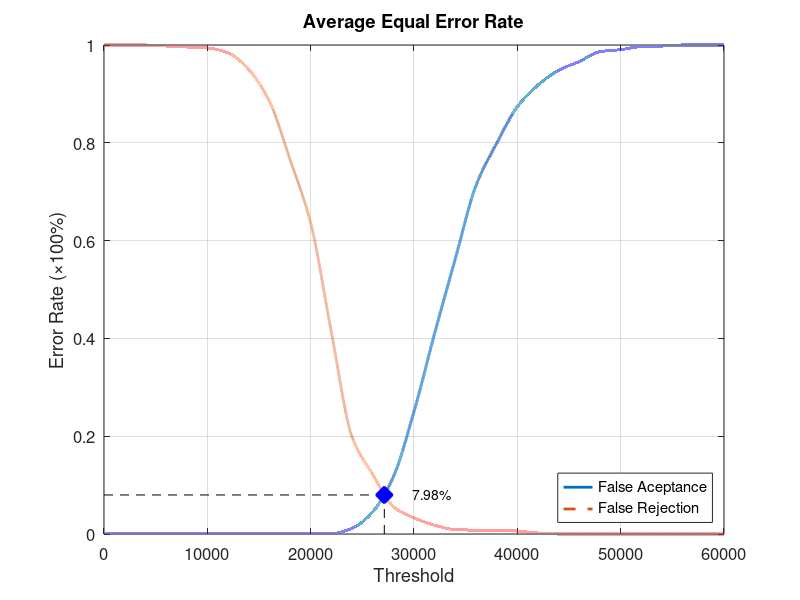
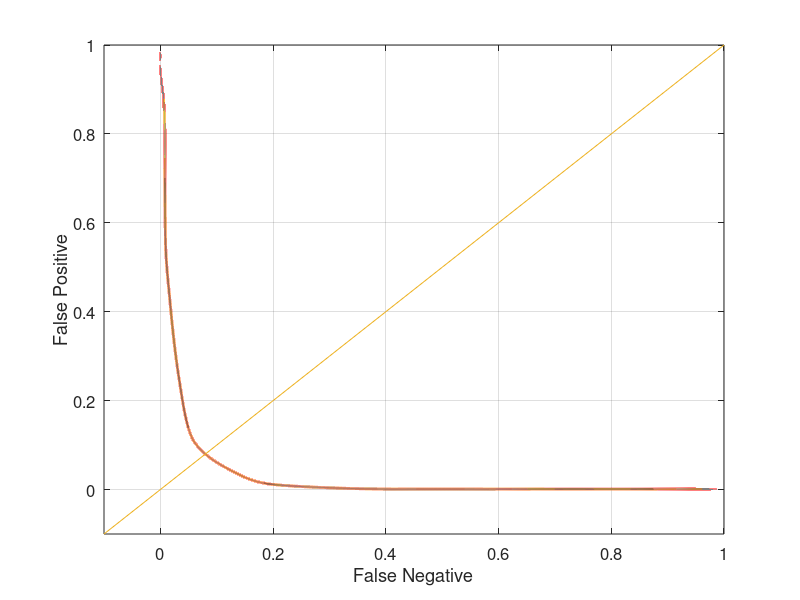

These charts were generated, in order, by the following MATLAB code:
function yEER = Database4Average
close all;
clear;
clc;
x = 0:2000:60000;
xq = 0:0.5:60000;

y0 = [0 0.00105263 0.00105263 0.00105263 0.00105263 0.00105263 0.00105263 0.00105263 0.00105263 0.00105263 0.00105263 0.00105263 0.0115789 0.0452632 0.116842 0.250526 0.410526 0.563158 0.712632 0.798947 0.873684 0.917895 0.948421 0.966316 0.986316 0.990526 0.996842 0.997895 1 1 1];
yy0 = interp1(x, y0, xq, 'pchip');
y1 = [1 1 1 0.998 0.996 0.994 0.984 0.95 0.885 0.766 0.636 0.413 0.199 0.122 0.056 0.033 0.018 0.009 0.008 0.008 0.006 0.002 0 0 0 0 0 0 0 0 0];
yy1 = interp1(x, y1, xq, 'pchip');

% Calculating EER: 
y2 = abs(y0 - y1);
find(y2 == min(y2))
yy2 = abs(yy0 - yy1);
xEER = find(yy2 == min(yy2));
xEERIndex = xq(xEER) % X-axis EER
yEER = yy0(xEER) % Y-axis EER

main = figure
plot(xq, yy0,'-','LineWidth', 2);	hold on
plot(xq, yy1,'--','LineWidth', 2);	hold on
plot([xEERIndex xEERIndex], [0 yEER], 'k--');	hold on
plot([0 xEERIndex], [yEER yEER], 'k--');	hold on
plot(xEERIndex, yEER, 'bx', 'LineWidth', 10);	hold on
text(xEERIndex + 10 * xEERIndex / 100, yEER, [num2str(round((10000 * yEER)) / 100) '%'])
legend('False Aceptance', 'False Rejection', 'Location', 'SouthEast')
xlabel('Threshold')
ylabel('Error Rate (\times100%)')
title('Average Equal Error Rate')
set(gca, 'FontSize', 12)
axis([0 60000 0 1])
grid on

print(main, 'Database4AverageMain', '-dpng');
FNRxFPR = figure('Color', [1 1 1]);
plot(yy1, yy0, '-', yy1, yy0, 'LineWidth', 2);
hold on
y = -0.1:0.1:1
plot(y, y); 
set(gca, 'FontSize', 12)
xlabel('False Negative')
ylabel('False Positive')
axis([-0.1 1 -0.1 1])
set(gca, 'FontSize', 12)
grid on

print(FNRxFPR, 'Database4AverageFNRxFPR','-dpng');
end
